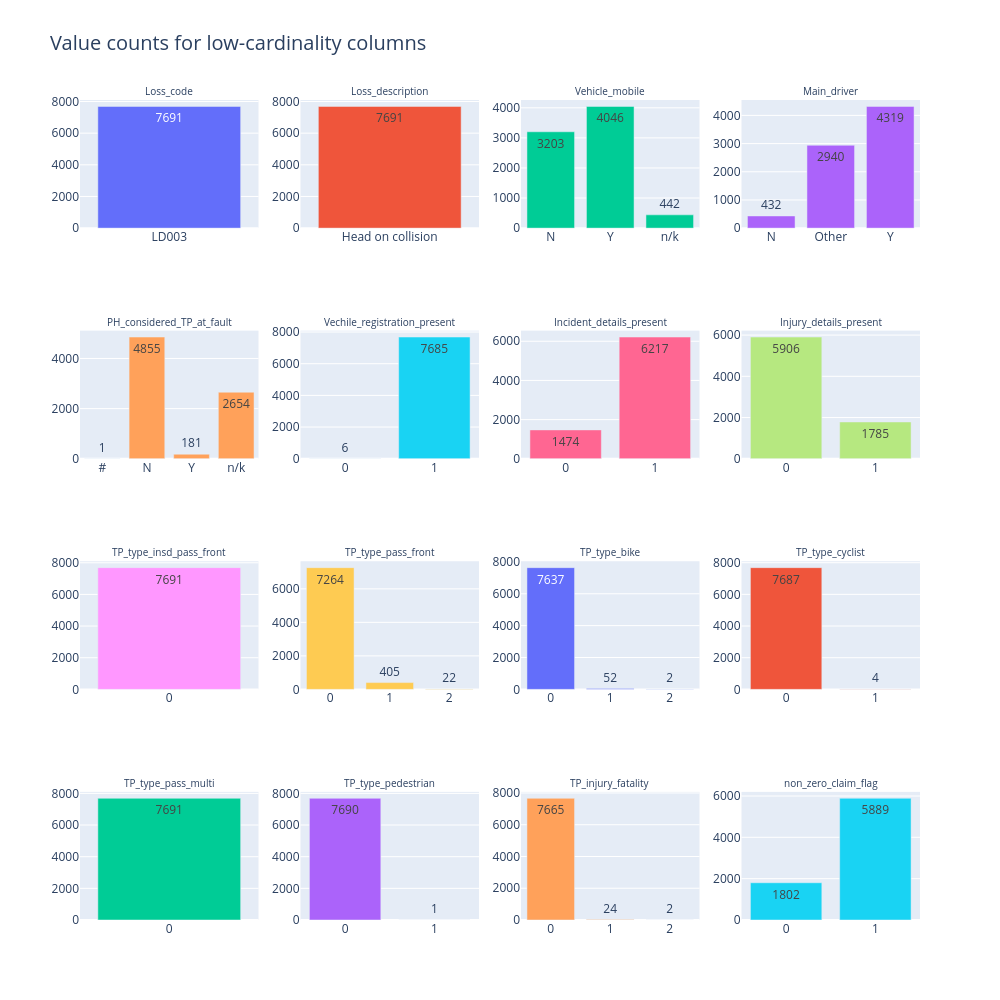

This figure's notebook cell:
### Code cell
n_grid_cols = 4
n_grid_rows = math.ceil(len(cols_to_inspect) / n_grid_cols)

fig = make_subplots(rows=n_grid_rows, cols=n_grid_cols, subplot_titles=cols_to_inspect)

for i, col in enumerate(cols_to_inspect):
    vc = (
        data_flag.select(pl.col(col).cast(pl.Utf8).fill_null("null"))
        .to_series()
        .value_counts()
        .sort(col)
    )
    fig.add_trace(
        go.Bar(
            x=vc[col].to_list(),
            y=vc["count"].to_list(),
            text=vc["count"].to_list(),
            textposition="auto",
            showlegend=False,
        ),
        row=i // n_grid_cols + 1,
        col=i % n_grid_cols + 1,
    )
fig.update_annotations(font_size=10)
fig.update_xaxes(type="category")
fig.update_layout(
    height=250 * n_grid_rows,
    width=250 * n_grid_cols,
    title_text="Value counts for low-cardinality columns",
    title_font_size=20,
)
fig.show()

### Figure 1 — Plotly figure (JSON) as saved in the notebook; plotly's stock layout.template omitted (floating-point values rounded to 4 significant figures)
{"data": [{"showlegend": false, "text": ["7691"], "textposition": "auto", "type": "bar", "x": ["LD003"], "xaxis": "x", "y": [7691], "yaxis": "y"}, {"showlegend": false, "text": ["7691"], "textposition": "auto", "type": "bar", "x": ["Head on collision"], "xaxis": "x2", "y": [7691], "yaxis": "y2"}, {"showlegend": false, "text": ["3203", "4046", "442"], "textposition": "auto", "type": "bar", "x": ["N", "Y", "n/k"], "xaxis": "x3", "y": [3203, 4046, 442], "yaxis": "y3"}, {"showlegend": false, "text": ["432", "2940", "4319"], "textposition": "auto", "type": "bar", "x": ["N", "Other", "Y"], "xaxis": "x4", "y": [432, 2940, 4319], "yaxis": "y4"}, {"showlegend": false, "text": ["1", "4855", "181", "2654"], "textposition": "auto", "type": "bar", "x": ["#", "N", "Y", "n/k"], "xaxis": "x5", "y": [1, 4855, 181, 2654], "yaxis": "y5"}, {"showlegend": false, "text": ["6", "7685"], "textposition": "auto", "type": "bar", "x": ["0", "1"], "xaxis": "x6", "y": [6, 7685], "yaxis": "y6"}, {"showlegend": false, "text": ["1474", "6217"], "textposition": "auto", "type": "bar", "x": ["0", "1"], "xaxis": "x7", "y": [1474, 6217], "yaxis": "y7"}, {"showlegend": false, "text": ["5906", "1785"], "textposition": "auto", "type": "bar", "x": ["0", "1"], "xaxis": "x8", "y": [5906, 1785], "yaxis": "y8"}, {"showlegend": false, "text": ["7691"], "textposition": "auto", "type": "bar", "x": ["0"], "xaxis": "x9", "y": [7691], "yaxis": "y9"}, {"showlegend": false, "text": ["7264", "405", "22"], "textposition": "auto", "type": "bar", "x": ["0", "1", "2"], "xaxis": "x10", "y": [7264, 405, 22], "yaxis": "y10"}, {"showlegend": false, "text": ["7637", "52", "2"], "textposition": "auto", "type": "bar", "x": ["0", "1", "2"], "xaxis": "x11", "y": [7637, 52, 2], "yaxis": "y11"}, {"showlegend": false, "text": ["7687", "4"], "textposition": "auto", "type": "bar", "x": ["0", "1"], "xaxis": "x12", "y": [7687, 4], "yaxis": "y12"}, {"showlegend": false, "text": ["7691"], "textposition": "auto", "type": "bar", "x": ["0"], "xaxis": "x13", "y": [7691], "yaxis": "y13"}, {"showlegend": false, "text": ["7690", "1"], "textposition": "auto", "type": "bar", "x": ["0", "1"], "xaxis": "x14", "y": [7690, 1], "yaxis": "y14"}, {"showlegend": false, "text": ["7665", "24", "2"], "textposition": "auto", "type": "bar", "x": ["0", "1", "2"], "xaxis": "x15", "y": [7665, 24, 2], "yaxis": "y15"}, {"showlegend": false, "text": ["1802", "5889"], "textposition": "auto", "type": "bar", "x": ["0", "1"], "xaxis": "x16", "y": [1802, 5889], "yaxis": "y16"}], "layout": {"annotations": [{"font": {"size": 10}, "showarrow": false, "text": "Loss_code", "x": 0.1062, "xanchor": "center", "xref": "paper", "y": 1, "yanchor": "bottom", "yref": "paper"}, {"font": {"size": 10}, "showarrow": false, "text": "Loss_description", "x": 0.3688, "xanchor": "center", "xref": "paper", "y": 1, "yanchor": "bottom", "yref": "paper"}, {"font": {"size": 10}, "showarrow": false, "text": "Vehicle_mobile", "x": 0.6313, "xanchor": "center", "xref": "paper", "y": 1, "yanchor": "bottom", "yref": "paper"}, {"font": {"size": 10}, "showarrow": false, "text": "Main_driver", "x": 0.8938, "xanchor": "center", "xref": "paper", "y": 1, "yanchor": "bottom", "yref": "paper"}, {"font": {"size": 10}, "showarrow": false, "text": "PH_considered_TP_at_fault", "x": 0.1062, "xanchor": "center", "xref": "paper", "y": 0.7188, "yanchor": "bottom", "yref": "paper"}, {"font": {"size": 10}, "showarrow": false, "text": "Vechile_registration_present", "x": 0.3688, "xanchor": "center", "xref": "paper", "y": 0.7188, "yanchor": "bottom", "yref": "paper"}, {"font": {"size": 10}, "showarrow": false, "text": "Incident_details_present", "x": 0.6313, "xanchor": "center", "xref": "paper", "y": 0.7188, "yanchor": "bottom", "yref": "paper"}, {"font": {"size": 10}, "showarrow": false, "text": "Injury_details_present", "x": 0.8938, "xanchor": "center", "xref": "paper", "y": 0.7188, "yanchor": "bottom", "yref": "paper"}, {"font": {"size": 10}, "showarrow": false, "text": "TP_type_insd_pass_front", "x": 0.1062, "xanchor": "center", "xref": "paper", "y": 0.4375, "yanchor": "bottom", "yref": "paper"}, {"font": {"size": 10}, "showarrow": false, "text": "TP_type_pass_front", "x": 0.3688, "xanchor": "center", "xref": "paper", "y": 0.4375, "yanchor": "bottom", "yref": "paper"}, {"font": {"size": 10}, "showarrow": false, "text": "TP_type_bike", "x": 0.6313, "xanchor": "center", "xref": "paper", "y": 0.4375, "yanchor": "bottom", "yref": "paper"}, {"font": {"size": 10}, "showarrow": false, "text": "TP_type_cyclist", "x": 0.8938, "xanchor": "center", "xref": "paper", "y": 0.4375, "yanchor": "bottom", "yref": "paper"}, {"font": {"size": 10}, "showarrow": false, "text": "TP_type_pass_multi", "x": 0.1062, "xanchor": "center", "xref": "paper", "y": 0.1562, "yanchor": "bottom", "yref": "paper"}, {"font": {"size": 10}, "showarrow": false, "text": "TP_type_pedestrian", "x": 0.3688, "xanchor": "center", "xref": "paper", "y": 0.1562, "yanchor": "bottom", "yref": "paper"}, {"font": {"size": 10}, "showarrow": false, "text": "TP_injury_fatality", "x": 0.6313, "xanchor": "center", "xref": "paper", "y": 0.1562, "yanchor": "bottom", "yref": "paper"}, {"font": {"size": 10}, "showarrow": false, "text": "non_zero_claim_flag", "x": 0.8938, "xanchor": "center", "xref": "paper", "y": 0.1562, "yanchor": "bottom", "yref": "paper"}], "height": 1000, "title": {"font": {"size": 20}, "text": "Value counts for low-cardinality columns"}, "width": 1000, "xaxis": {"anchor": "y", "domain": [0, 0.2125], "type": "category"}, "xaxis10": {"anchor": "y10", "domain": [0.2625, 0.475], "type": "category"}, "xaxis11": {"anchor": "y11", "domain": [0.525, 0.7375], "type": "category"}, "xaxis12": {"anchor": "y12", "domain": [0.7875, 1], "type": "category"}, "xaxis13": {"anchor": "y13", "domain": [0, 0.2125], "type": "category"}, "xaxis14": {"anchor": "y14", "domain": [0.2625, 0.475], "type": "category"}, "xaxis15": {"anchor": "y15", "domain": [0.525, 0.7375], "type": "category"}, "xaxis16": {"anchor": "y16", "domain": [0.7875, 1], "type": "category"}, "xaxis2": {"anchor": "y2", "domain": [0.2625, 0.475], "type": "category"}, "xaxis3": {"anchor": "y3", "domain": [0.525, 0.7375], "type": "category"}, "xaxis4": {"anchor": "y4", "domain": [0.7875, 1], "type": "category"}, "xaxis5": {"anchor": "y5", "domain": [0, 0.2125], "type": "category"}, "xaxis6": {"anchor": "y6", "domain": [0.2625, 0.475], "type": "category"}, "xaxis7": {"anchor": "y7", "domain": [0.525, 0.7375], "type": "category"}, "xaxis8": {"anchor": "y8", "domain": [0.7875, 1], "type": "category"}, "xaxis9": {"anchor": "y9", "domain": [0, 0.2125], "type": "category"}, "yaxis": {"anchor": "x", "domain": [0.8438, 1]}, "yaxis10": {"anchor": "x10", "domain": [0.2812, 0.4375]}, "yaxis11": {"anchor": "x11", "domain": [0.2812, 0.4375]}, "yaxis12": {"anchor": "x12", "domain": [0.2812, 0.4375]}, "yaxis13": {"anchor": "x13", "domain": [0, 0.1562]}, "yaxis14": {"anchor": "x14", "domain": [0, 0.1562]}, "yaxis15": {"anchor": "x15", "domain": [0, 0.1562]}, "yaxis16": {"anchor": "x16", "domain": [0, 0.1562]}, "yaxis2": {"anchor": "x2", "domain": [0.8438, 1]}, "yaxis3": {"anchor": "x3", "domain": [0.8438, 1]}, "yaxis4": {"anchor": "x4", "domain": [0.8438, 1]}, "yaxis5": {"anchor": "x5", "domain": [0.5625, 0.7188]}, "yaxis6": {"anchor": "x6", "domain": [0.5625, 0.7188]}, "yaxis7": {"anchor": "x7", "domain": [0.5625, 0.7188]}, "yaxis8": {"anchor": "x8", "domain": [0.5625, 0.7188]}, "yaxis9": {"anchor": "x9", "domain": [0.2812, 0.4375]}}}
